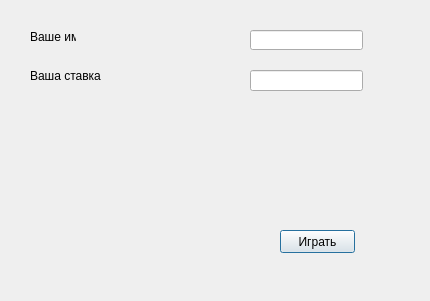
<?xml version="1.0" encoding="UTF-8"?>
<ui version="4.0">
 <class>firstDialog</class>
 <widget class="QDialog" name="firstDialog">
  <property name="geometry">
   <rect>
    <x>0</x>
    <y>0</y>
    <width>430</width>
    <height>301</height>
   </rect>
  </property>
  <property name="windowTitle">
   <string>Dialog</string>
  </property>
  <widget class="QPushButton" name="pushButton_3">
   <property name="geometry">
    <rect>
     <x>280</x>
     <y>230</y>
     <width>75</width>
     <height>23</height>
    </rect>
   </property>
   <property name="text">
    <string>Играть</string>
   </property>
  </widget>
  <widget class="QLineEdit" name="lineEdit">
   <property name="geometry">
    <rect>
     <x>250</x>
     <y>70</y>
     <width>113</width>
     <height>21</height>
    </rect>
   </property>
  </widget>
  <widget class="QLabel" name="label">
   <property name="geometry">
    <rect>
     <x>30</x>
     <y>30</y>
     <width>46</width>
     <height>13</height>
    </rect>
   </property>
   <property name="text">
    <string>Ваше имя</string>
   </property>
  </widget>
  <widget class="QLabel" name="label_2">
   <property name="geometry">
    <rect>
     <x>30</x>
     <y>66</y>
     <width>81</width>
     <height>20</height>
    </rect>
   </property>
   <property name="text">
    <string>Ваша ставка</string>
   </property>
  </widget>
  <widget class="QLineEdit" name="lineEdit_2">
   <property name="geometry">
    <rect>
     <x>250</x>
     <y>30</y>
     <width>113</width>
     <height>20</height>
    </rect>
   </property>
  </widget>
 </widget>
 <resources/>
 <connections/>
</ui>
